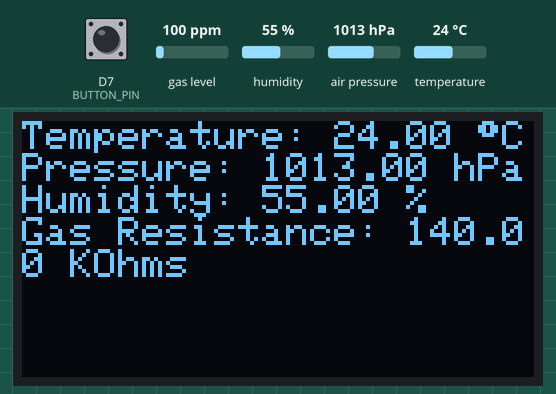
A program run on a simulated ESP8266 (NodeMCU). Shown: 128×64 one-colour display. Inputs (shaded band) come from the test bench; at power-on: D7 (BUTTON_PIN) HIGH, gas level 100 ppm, humidity 55 %, air pressure 1013 hPa, temperature 24 °C. WiFi joins after 1.5 s; servers stay silent unless stated; the display library's start-up logo is not drawn; uploads are accepted with an empty reply; not simulated (calls return 0 or success): secrets.h; what the program prints to the serial monitor is not drawn.

Above: at 5.3 s.
5.4 s: D7 (BUTTON_PIN) pulled LOW for 0.15 s
At 6.6 s:
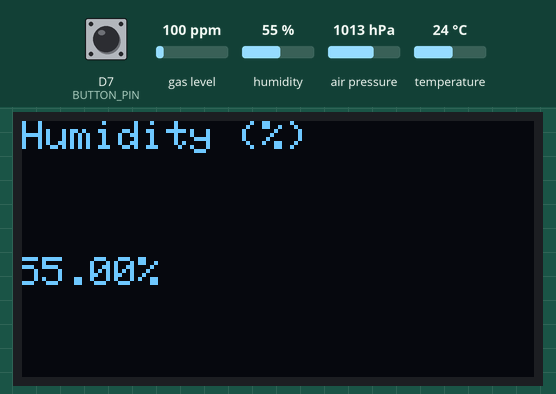
8.5 s: D7 (BUTTON_PIN) pulled LOW for 1 s
At 10.2 s:
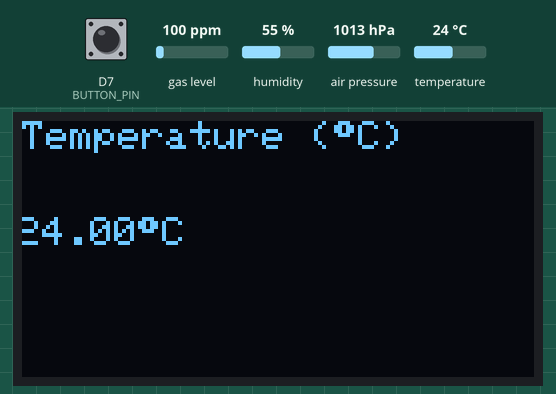
12.5 s: D7 (BUTTON_PIN) pulled LOW for 3.2 s
At 16.1 s:
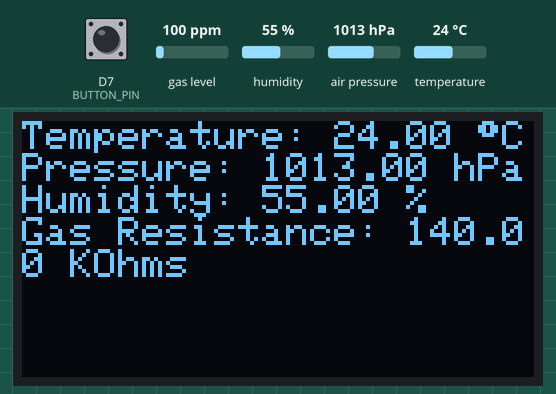
17.2 s: D7 (BUTTON_PIN) pulsed LOW 5 times (0.12 s each, 0.3 s apart)
At 19.0 s:
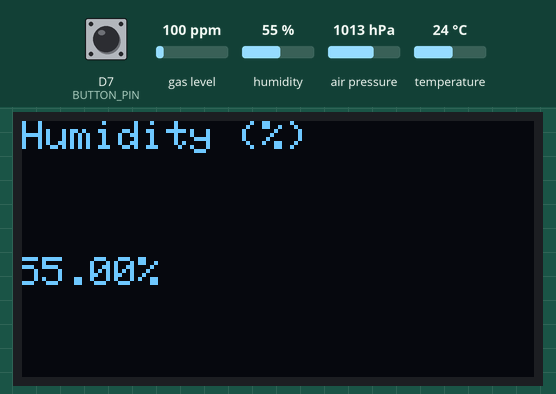
Timing chart, 0 to 20.5 s (numbered marks = the images above; inputs shaded):
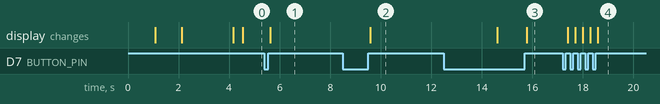

Measured:
- after the input at 5.4 s, the display: changes after 0.23 s (image 1)
- after the input at 8.5 s, the display: changes after 1.1 s (image 2)
- after the input at 12.5 s, the display: first differs from a run without the input after 3.3 s (image 3)
- after the input at 17.2 s, the display: changes after 0.20 s (image 4)

The program:

main.cpp
```cpp
#include <Wire.h>
#include <SPI.h>
#include <Adafruit_Sensor.h>
#include <Adafruit_BME680.h>
#include <ESP8266WiFi.h>
#include <Adafruit_GFX.h>
#include <Adafruit_SSD1306.h>
#include "config.h"
#include "secrets.h"
#include "display.h"
#include "measurement_type.h"
#include "db.h"
#include "sensor.h"
#include "circular-buffer.h"

const int maxMeasurements = GRAPH_DURATION / MEASUREMENT_INTERVAL; // Calculate maximum number of measurements based on graph duration and measurement interval
CircularBuffer<measurementType> measurements(maxMeasurements); // Create a circular buffer to store measurements

const unsigned long debounceDelay = 50;     // the debounce time; increase if the output flickers

int prev_button_state = HIGH; // the previous state from the input pin
int button_state;    // the current reading from the input pin
unsigned long lastDebounceTime = 0;  // the last time the button input was sampled
int displayState = 0; // 0 == off, 1 == text, 2 == graph humidity, 3 == graph temperature
unsigned long displayTimeoutStartTime = 0; // To store the start time of display, it should turn off after displayDuration*1000 seconds

void setup() {
  Serial.begin(115200);
  while (!Serial)
    ;

  // initialize the pushbutton pin as an input:
  pinMode(BUTTON_PIN, INPUT_PULLUP); // use internal pullup resistor

  try {
    setup_display();
  } catch (const char *error) {
    Serial.println(error);
  }

  try {
    setup_sensor();
  } catch (const char *error) {
    Serial.println(error);
    drawText(error);
  }

  WiFi.begin(WIFI_SSID, WIFI_PASSWORD);
  while (WiFi.status() != WL_CONNECTED) {
    delay(1000);
    const char *connecting_message = "Connecting to WiFi...";
    Serial.println(connecting_message);
    drawText(connecting_message);
  }
  const char *success_message = "Connected to WiFi";
  Serial.println(success_message);
  drawText(success_message);

  delay(2000);  // Pause for 2 seconds

  // Clear the buffer and the display
  display.clearDisplay();
  display.display();
}

void printMeasurementBufferToSerial() {
  Serial.print("MeasurementsSize: ");
  Serial.println(measurements.getSize());
  // print header
  Serial.println("Index\tTemperature\tHumidity\tPressure\tGas Resistance\tTimestamp");
  for (int i = 0; i < (int)measurements.getSize(); i++) {
    Serial.print(i);
    Serial.print("\t");
    Serial.print(measurements.get(i).temperature);
    Serial.print("\t\t");
    Serial.print(measurements.get(i).humidity);
    Serial.print("\t\t");
    Serial.print(measurements.get(i).pressure);
    Serial.print("\t\t");
    Serial.print(measurements.get(i).gas_resistance);
    Serial.print("\t\t");
    Serial.println(measurements.get(i).timestamp);
  }
}

void loop() {
  try {
    unsigned long currentTime = millis();

    bool shouldTakeMeasurement = false;

    // Check if it's time to take a measurement
    if (measurements.getSize() == 0) {
      Serial.println("No measurements yet, taking one now");
      shouldTakeMeasurement = true;
    } else if (currentTime - measurements.get(-1).timestamp >= MEASUREMENT_INTERVAL) {
      Serial.println("Time to take a measurement");
      shouldTakeMeasurement = true;
    }

    if (shouldTakeMeasurement) {
      // If there are no measurements, take one
      measurementType measurement;
      try {
        measurement = takeMeasurement();
        measurements.put(measurement);
      } catch (const char *error) {
        Serial.println(error);
        drawText(error);
      }
      try {
        sendToInfluxDB(measurement.temperature, measurement.humidity, measurement.pressure, measurement.gas_resistance);
      } catch (const char *error) {
        Serial.println(error);
        drawText(error);
      }
    }

    int reading = digitalRead(BUTTON_PIN);  // read the state of the button
    if (reading != prev_button_state) {      // if the input state has changed
      lastDebounceTime = millis();           // reset the debouncing timer
    }

    if (millis() - lastDebounceTime > debounceDelay) { // if enough time has passed
      // determine if the button state has changed
      if (reading != button_state) {
        button_state = reading;

        if (button_state == HIGH) {  // button has been pressed
          if (displayState == 0) { // If display is not active, display to first screen
            displayState = 1;

            // printMeasurementBufferToSerial();

            // display last measurement
            if (measurements.getSize() > 0) {
              measurementType mostRecentMeasurement = measurements.getLast();
              displaySensorValues(mostRecentMeasurement);
            } else {
              Serial.println("No measurements to display");
            }
            displayTimeoutStartTime = millis(); // Start the display timeout
            Serial.println("Displaying sensor values");
          } else if (displayState == 1) { // if the data display is on, go to the graph display and reset the timeout
            displayState = 2;
            if (measurements.getSize() == 0) {
              Serial.println("No measurements to display");
              drawText("No measurements to display");
            }
            plotHumidityGraph(measurements.toArray(), measurements.getSize(), GRAPH_DURATION);
            displayTimeoutStartTime = millis(); // restart the display timeout
            Serial.println("Displaying humidity graph");
          } else if (displayState == 2) { // if the graph display is on, switch to temperature graph display and reset the timeout
            displayState = 3;
            if (measurements.getSize() == 0) {
              Serial.println("No measurements to display");
              drawText("No measurements to display");
            }
            plotTemperatureGraph(measurements.toArray(), measurements.getSize(), GRAPH_DURATION);
            displayTimeoutStartTime = millis(); // restart the display timeout
            Serial.println("Displaying temperature graph");
          } else if (displayState == 3) { // if the graph display is on, turn off the display and remove the timeout
            displayState = 0;
            displayTimeoutStartTime = 0;
            display.clearDisplay();
            display.display();
            Serial.println("Turning off display with button press");
          }
        }
      }
    }

    if (displayTimeoutStartTime > 0 && displayState > 0 && (millis() - displayTimeoutStartTime >= DISPLAY_DURATION)) { // If display is active and display duration has passed, deactivate display
      displayState = 0;
      displayTimeoutStartTime = 0;
      display.clearDisplay();
      display.display();
    }

    // save the current state as the last state, for next time through the loop
    prev_button_state = reading;
  } catch (const char *error) {
    Serial.println(error);
    drawText(error);
  }
}
```

circular-buffer.h
```cpp
// circular-buffer.h

#ifndef CIRCULAR_BUFFER_H
#define CIRCULAR_BUFFER_H

#include <cstddef> // for std::size_t
#include <algorithm> // for std::copy

template<typename T>
class CircularBuffer {
private:
    T* buffer;
    std::size_t capacity;
    std::size_t size;
    std::size_t head;
    std::size_t tail;

public:
    CircularBuffer(std::size_t capacity) : capacity(capacity), size(0), head(0), tail(0) {
        buffer = new T[capacity];
    }

    ~CircularBuffer() {
        delete[] buffer;
    }

    void put(const T& value) {
        // Add a new value
        buffer[head] = value;
        head = (head + 1) % capacity; // Move head circularly

        if (size < capacity) {
            size++;
        } else {
            tail = (tail + 1) % capacity; // Move tail circularly if buffer is full
        }
    }


    // get(index) returns the element at the given index, also supports negative index, index is for the last element, -1 for the second last element, and so on
    const T& get(int index) const {
        if (size == 0) {
            throw "Buffer is empty";
        }
        if (index >= (int)size || index < -(int)size) {
            throw "Index out of range";
        }
        if (index < 0) {
            index += (int)size;
        }
        return buffer[(tail + index) % capacity];
    }

    T* toArray() const {
        T* array = new T[size];
        if (size > 0) {
            std::size_t current = tail;
            for (std::size_t i = 0; i < size; ++i) {
                array[i] = buffer[current];
                current = (current + 1) % capacity;
            }
        }
        return array;
    }

	std::size_t getSize() const {
		return size;
	}

    const T& getLast() const {
        if (size == 0) {
            throw "Buffer is empty";
        }
        return buffer[tail];
    }
};

#endif // CIRCULAR_BUFFER_H
```

db.cpp
```cpp
#include <ESP8266HTTPClient.h>
#include "secrets.h"
#include "config.h"

void sendToInfluxDB(float temperature, float humidity, float pressure, float gasResistance) {
  WiFiClient client;
  HTTPClient http;

  String data = "weather,location=" + String(LOCATION_NAME) + " temperature=" + String(temperature) + ",humidity=" + String(humidity) + ",pressure=" + String(pressure) + ",gas_resistance=" + String(gasResistance);

  Serial.println("Sending data to InfluxDB: " + data);

  http.begin(client, INFLUXDB_URL);
  http.addHeader("Content-Type", "application/x-www-form-urlencoded");

  int httpCode = http.POST(data);

  if (httpCode > 0) {
    Serial.printf("[HTTP] POST request to InfluxDB returned code %d\n", httpCode);
  } else {
    Serial.printf("[HTTP] POST request to InfluxDB failed, error: %s\n", http.errorToString(httpCode).c_str());
    throw http.errorToString(httpCode).c_str();
  }

  http.end();
}
```

db.h
```cpp
#ifndef DB_H
#define DB_H

void sendToInfluxDB(float temperature, float humidity, float pressure, float gasResistance);

#endif
```

display.cpp
```cpp
#include <Adafruit_GFX.h>
#include <Adafruit_SSD1306.h>
#include "config.h"
#include "measurement_type.h"
#include <cstddef> // for std::size_t

// hack to get a degree symbol
const char ds[2] = {static_cast<char>(248), '\0'};

Adafruit_SSD1306 display(SCREEN_WIDTH, SCREEN_HEIGHT, &Wire, OLED_RESET);

void setup_display() {
  // SSD1306_SWITCHCAPVCC = generate display voltage from 3.3V internally
  if (!display.begin(SSD1306_SWITCHCAPVCC, 0x3C)) {
    throw "SSD1306 Display setup failed";
  }

  // Show initial display buffer contents on the screen --
  // the library initializes this with an Adafruit splash screen.
  display.display();
}

void drawText(const char *text) {
  display.clearDisplay();
  display.setTextSize(1);       // Normal 1:1 pixel scale
  display.setTextColor(WHITE);  // Draw white text
  display.setCursor(0, 0);      // Start at top-left corner
  display.cp437(true);          // Use full 256 char 'Code Page 437' font

  display.println(text);  // Print the text to the screen
  display.display();      // Display the content
}

void displaySensorValues(measurementType measurement) {
  display.clearDisplay();
  display.setTextSize(1);
  display.setTextColor(WHITE);
  display.setCursor(0, 0);
  display.cp437(true);

  display.print(F("Temperature: "));
  display.print(measurement.temperature);
  display.print(F(" "));
  display.print(ds);
  display.println(F("C"));

  display.print(F("Pressure: "));
  display.print(measurement.pressure);
  display.println(F(" hPa"));

  display.print(F("Humidity: "));
  display.print(measurement.humidity);
  display.println(F(" %"));

  display.print(F("Gas Resistance: "));
  display.print(measurement.gas_resistance);
  display.println(F(" KOhms"));

  display.display();
}

void plotHumidityGraph(
  measurementType measurements[],
  std::size_t measurementsSize,
  unsigned long graphLength
) {
  // // generate some random data for testing
  // int a = 50;
  // measurementType measurements[100];
  // for (int i = 0; i < 100; i++) {
  //   measurements[i].timestamp = i;
  //   measurements[i].humidity = a + random(-5, 5);
  // }
  // int measurementsSize = 100;

  display.clearDisplay();
  display.setTextSize(1);
  display.setTextColor(WHITE);
  display.setCursor(0, 0);
  display.cp437(true);

  display.println(F("Humidity (%)"));

  const int graphWidth = SCREEN_WIDTH;
  const int graphHeight = SCREEN_HEIGHT - 10; // Leave a gap at the top for the title
  const int yOffset = 10; // Start drawing below the gap

  // the graph goes for 4 hours (or graphLength)
  // left is 4 hours before the newest measurement
  const unsigned long endTime = measurements[measurementsSize -  1].timestamp;
  const unsigned long startTime = measurements[0].timestamp;

  // keep track of max and min values
  // so we can add a label to these points
  measurementType minHumidity = measurements[0];
  measurementType maxHumidity = measurements[0];

  // draw the dots for the measurements
  int x;
  int y;
  for (int i = 0; i < (int)measurementsSize; i++) {
    x = map(measurements[i].timestamp, startTime, endTime, 0, graphWidth);
    y = map(measurements[i].humidity, 0, 100, yOffset + graphHeight, yOffset);

    Serial.print("i: ");
    Serial.print(i);
    Serial.print(" timestamp: ");
    Serial.print(measurements[i].timestamp);
    Serial.print(" startTime: ");
    Serial.print(startTime);
    Serial.print(" endTime: ");
    Serial.print(endTime);
    Serial.print(" graphWidth: ");
    Serial.print(graphWidth);
    Serial.print(" x: ");
    Serial.print(x);
    Serial.print(" y: ");
    Serial.println(y);

    display.drawPixel(x, y, WHITE);

    if (i > 0) {
      if (measurements[i].humidity < minHumidity.humidity) {
        minHumidity = measurements[i];
      }
      if (measurements[i].humidity > maxHumidity.humidity) {
        maxHumidity = measurements[i];
      }
    }
  }

  // add labels for max and min values
  display.setCursor(map(maxHumidity.timestamp, startTime, endTime, 0, graphWidth), map(maxHumidity.humidity, 0, 100, yOffset + graphHeight, yOffset));
  display.print(maxHumidity.humidity);
  display.println("%");

  const int minX = map(minHumidity.timestamp, startTime, endTime, 0, graphWidth);
  const int maxX = map(maxHumidity.timestamp, startTime, endTime, 0, graphWidth);
  const int minY = map(minHumidity.humidity, 0, 100, yOffset + graphHeight, yOffset);
  const int maxY = map(maxHumidity.humidity, 0, 100, yOffset + graphHeight, yOffset);

  if (minX != maxX && minY != maxY) { // do not print min if it's the same as max
    display.setCursor(minX, minY);
    display.print(minHumidity.humidity);
    display.println("%");
  }

  display.display();
}

void plotTemperatureGraph(
  measurementType measurements[],
  std::size_t measurementsSize,
  unsigned long graphLength
) {
  display.clearDisplay();
  display.setTextSize(1);
  display.setTextColor(WHITE);
  display.setCursor(0, 0);
  display.cp437(true);

  display.print(F("Temperature ("));
  display.print(ds);
  display.println(F("C)"));

  const int graphWidth = SCREEN_WIDTH;
  const int graphHeight = SCREEN_HEIGHT - 10; // Leave a gap at the top for the title
  const int yOffset = 10; // Start drawing below the gap

  // the graph goes for 4 hours (or graphLength)
  // left is 4 hours before the newest measurement
  const unsigned long endTime = measurements[measurementsSize -  1].timestamp;
  const unsigned long startTime = measurements[0].timestamp;

  // keep track of max and min values
  // so we can add a label to these points
  measurementType minTemperature = measurements[0];
  measurementType maxTemperature = measurements[0];

  // draw the dots for the measurements
  int x;
  int y;
  for (int i = 0; i < (int)measurementsSize; i++) {
    // disregard temps below 0 and above 45, this is an indoor sensor
    x = map(measurements[i].timestamp, startTime, endTime, 0, graphWidth);
    y = map(measurements[i].temperature, 0, 45, yOffset + graphHeight, yOffset);
    display.drawPixel(x, y, WHITE);

    if (i > 0) {
      if (measurements[i].temperature < minTemperature.temperature) {
        minTemperature = measurements[i];
      }
      if (measurements[i].temperature > maxTemperature.temperature) {
        maxTemperature = measurements[i];
      }
    }
  }

  // add labels for max and min values
  display.setCursor(map(maxTemperature.timestamp, startTime, endTime, 0, graphWidth), map(maxTemperature.temperature, -20, 40, yOffset + graphHeight, yOffset));
  display.print(maxTemperature.temperature);
  display.print(ds);
  display.println("C");

  const int minX = map(minTemperature.timestamp, startTime, endTime, 0, graphWidth);
  const int maxX = map(maxTemperature.timestamp, startTime, endTime, 0, graphWidth);
  const int minY = map(minTemperature.temperature, -20, 40, yOffset + graphHeight, yOffset);
  const int maxY = map(maxTemperature.temperature, -20, 40, yOffset + graphHeight, yOffset);

  if (minX != maxX && minY != maxY) { // do not print min if it's the same as max
    display.setCursor(minX, minY);
    display.print(minTemperature.temperature);
    display.print(ds);
    display.println("C");
  }

  display.display();
}
```

display.h
```cpp
#ifndef DISPLAY_H
#define DISPLAY_H

#include <Adafruit_GFX.h>
#include <Adafruit_SSD1306.h>
#include "measurement_type.h"
#include <cstddef> // for std::size_t

extern Adafruit_SSD1306 display;
void setup_display();
void drawText(const char *text);
void displaySensorValues(measurementType measurement);
void plotHumidityGraph(measurementType measurements[], std::size_t measurementsSize, unsigned long graphLength);
void plotTemperatureGraph(measurementType measurements[], std::size_t measurementsSize, unsigned long graphLength);

#endif
```

measurement_type.h
```cpp
#ifndef MEASUREMENT_TYPE_H
#define MEASUREMENT_TYPE_H

struct measurementType {
  unsigned long timestamp; // Timestamp of the measurement
  float temperature; // c
  float pressure; // hPa
  float humidity; // %
  float gas_resistance; // KOhms
};

#endif // MEASUREMENT_TYPE_H
```

sensor.h
```cpp
#ifndef SENSOR_H
#define SENSOR_H

#include <Adafruit_BME680.h> // Include the library for the sensor
#include "measurement_type.h" // Include the measurementType header file

extern Adafruit_BME680 bme;

void setup_sensor();

measurementType takeMeasurement();

#endif // SENSOR_H
```

Source omitted: sensor.cpp (1630 bytes), config.h (501 bytes)
